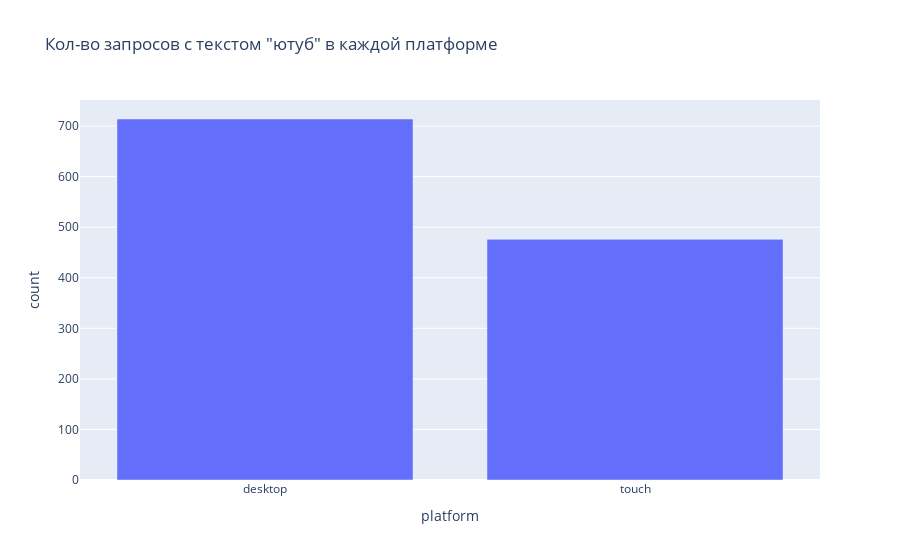

Here is the notebook cell this chart was saved with:
### Code cell
import plotly.express as px
import plotly.io as pio
pio.templates.default = "plotly"
fig = px.bar(youtube_count_df, x='platform', y='count', title='Кол-во запросов с текстом "ютуб" в каждой платформе')
fig.show()

### Figure 1 — Plotly figure (JSON) as saved in the notebook; plotly's stock layout.template omitted (floating-point values rounded to 4 significant figures)
{"data": [{"hovertemplate": "platform=%{x}<br>count=%{y}<extra></extra>", "legendgroup": "", "marker": {"color": "#636efa", "pattern": {"shape": ""}}, "name": "", "orientation": "v", "showlegend": false, "textposition": "auto", "x": ["desktop", "touch"], "xaxis": "x", "y": [714, 476], "yaxis": "y", "type": "bar"}], "layout": {"xaxis": {"anchor": "y", "domain": [0.0, 1.0], "title": {"text": "platform"}}, "yaxis": {"anchor": "x", "domain": [0.0, 1.0], "title": {"text": "count"}}, "legend": {"tracegroupgap": 0}, "title": {"text": "Кол-во запросов с текстом \"ютуб\" в каждой платформе"}, "barmode": "relative"}}
